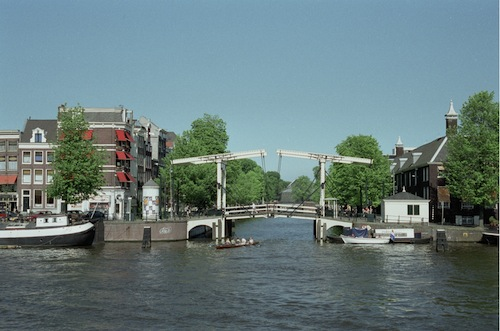
%> input picture Panorama_TP/Amst-3.jpg, 500 x 331 px
$ octave panorama.m   (GNU Octave 9; MATLAB toolbox functions it lacks are replaced by stand-ins)
%> lines starting %> are read from the running program, lines starting %| are printed output that depends on the picture
### Panorama_TP/vgg_warp_H.m
function nim = vgg_warp_H(im, H, interp_mode, bbox_mode, verbose)

% function nim = vgg_warp_H(im, H, interp_mode, bbox_mode);
%
% Image warping under plane homography.
%
% NEWIMAGE = VGG_WARP_H(IMAGE,HOMOGRAPHY) returns an interpolated warp of
% IMAGE under HOMOGRAPHY.  RGB or intensity images are supported, image
% can be uint8 or double. NEWIMAGE is the same type as IMAGE.
%
% NI = VGG_WARP_H(I,H, INTERP) changes the interpolation type ('nearest',
% 'linear' or 'cubic' as in INTERP2).
%
% NI = VGG_WARP_H(I,H, INTERP, BBOX) passes a new bounding box for the
% output image.  It can be one of:
% 'fit'             Bounding box of transformed image corners [default]
% 'img'             Same size as input image
% [X1, X2, Y1, Y2]  User-specified.
%
% NI = VGG_WARP_H(I,H, INTERP, BBOX, verbose) prints out things if verbose==1.
%
% See also INTERP2

% Author: David Liebovitz, Oxford RRG, dl@robots.ox.ac.uk
% Date:  Nov 1, 1999
% simplified by T.Werner 2002

[m,n,l] = size(im);

% Make output image be the same class as input image
switch class(im)
 case 'double',  nim = double([]);
 case 'uint8',  nim = uint8([]);
end

if nargin<5
  verbose = 0;
end

% Assign default args
if nargin < 3
  interp_mode = 'linear';
end

if nargin < 4
  bbox_mode = 'img';
end

% Construct bb from bbox_mode
if ischar(bbox_mode)
  switch bbox_mode
  case 'fit'
    % Make bbox big enough to contain H * image_bbox
    y = H*[[1;1;1], [1;m;1], [n;m;1] [n;1;1]];
    y(1,:) = y(1,:)./y(3,:);
    y(2,:) = y(2,:)./y(3,:);
    bb = [
      ceil(min(y(1,:)));
      ceil(max(y(1,:)));
      ceil(min(y(2,:)));
      ceil(max(y(2,:)));
      ];
  case 'img'
    % Make bbox same size as image
    bb = [1 n 1 m];
  otherwise
    error('bbox_mode should be fit/img ');
  end
else % It's a matrix: bbox_mode IS the bbox
  if size(bbox_mode) ~= [1 4]
    error('bbox should be fit/img/[xmin xmax ymin ymax]')
  end
  bb = bbox_mode;
  if (bb(2) <= bb(1)) | (bb(4) <= bb(3))
    error('bbox should be [xmin xmax ymin ymax]')
  end
end

bb_xmin = bb(1);
bb_xmax = bb(2);
bb_ymin = bb(3);
bb_ymax = bb(4);

[U,V] = meshgrid(bb_xmin:bb_xmax,bb_ymin:bb_ymax);
[nrows, ncols] = size(U);

Hi = inv(H);

if 1
  % A Bit faster
  u = U(:);
  v = V(:);
  x1 = Hi(1,1) * u + Hi(1,2) * v + Hi(1,3);
  y1 = Hi(2,1) * u + Hi(2,2) * v + Hi(2,3);
  w1 = 1./(Hi(3,1) * u + Hi(3,2) * v + Hi(3,3));
  U(:) = x1 .* w1;
  V(:) = y1 .* w1;
end

% do linear interpolation
if 1
    if l == 3
        nim(nrows, ncols, 3) = 1;
        locprintf(verbose, 2, '[R ');
        nim(:,:,1) = interp2(im(:,:,1),U,V,interp_mode);
        locprintf(verbose, 2, 'G ');
        nim(:,:,2) = interp2(im(:,:,2),U,V,interp_mode);
        locprintf(verbose, 2, 'B] ');
        nim(:,:,3) = interp2(im(:,:,3),U,V,interp_mode);
    else
        nim(nrows, ncols) = 1;
        nim(:,:) = interp2(im(:,:),U,V,interp_mode,10);
    end
end

return

%%%%%%%%%

function locprintf(verbose,min_verb,varargin)
if verbose >= min_verb
  fprintf(varargin{:});
end
return

### Panorama_TP/homography2d.m
% HOMOGRAPHY2D - computes 2D homography
%
% Usage:   H = homography2d(x1, x2)
%          H = homography2d(x)
%
% Arguments:
%          x1  - 3xN set of homogeneous points
%          x2  - 3xN set of homogeneous points such that x1<->x2
%
%           x  - If a single argument is supplied it is assumed that it
%                is in the form x = [x1; x2]
% Returns:
%          H - the 3x3 homography such that x2 = H*x1
%
% This code follows the normalised direct linear transformation
% algorithm given by Hartley and Zisserman "Multiple View Geometry in
% Computer Vision" p92.
%

% Peter Kovesi
% School of Computer Science & Software Engineering
% The University of Western Australia
% pk at csse uwa edu au
% http://www.csse.uwa.edu.au/~pk
%
% May 2003  - Original version.
% Feb 2004  - Single argument allowed for to enable use with RANSAC.
% Feb 2005  - SVD changed to 'Economy' decomposition (thanks to Paul O'Leary)

function H = homography2d(varargin)

    [x1, x2] = checkargs(varargin(:));

    % Attempt to normalise each set of points so that the origin
    % is at centroid and mean distance from origin is sqrt(2).
    [x1, T1] = normalise2dpts(x1);
    [x2, T2] = normalise2dpts(x2);

    % Note that it may have not been possible to normalise
    % the points if one was at infinity so the following does not
    % assume that scale parameter w = 1.


    % TODO : Create matrix A
    A = [];
    N = size(x1, 2);
    for i = 1:N;
       A_i = [];
       A11 = transpose(zeros(3, 1));
       A12 = (-1)*(x2(3, i))*transpose(x1(:, i));
       A13 = x2(2, i)*transpose(x1(:, i));

       A21 = (-1)*A12;
       A22 = A11;
       A23 = (-1)*x2(1, i)*transpose(x1(:, i));

       A_i = [A11 A12 A13; A21 A22 A23];

       A   = [A; A_i];
    end
    % TODO : perform SVD
    [U, Segma, V] = svd(A);

    % TODO : Extract homography from SVD result
    H = V(:, end);
    H = reshape(H, [3,3]);

    % Denormalise
    H = T2\H*T1;
end

%--------------------------------------------------------------------------
% Function to check argument values and set defaults

function [x1, x2] = checkargs(arg);

    if length(arg) == 2
	    x1 = arg{1};
	    x2 = arg{2};
	if ~all(size(x1)==size(x2))
	    error('x1 and x2 must have the same size');
	elseif size(x1,1) ~= 3
	    error('x1 and x2 must be 3xN');
	end

    elseif length(arg) == 1
	if size(arg{1}, 1) ~= 6
	    error('Single argument x must be 6xN');
	else
	    x1 = arg{1}(1:3, :);
	    x2 = arg{1}(4:6, :);
	end
    else
	error('Wrong number of arguments supplied');
  end
end


### Panorama_TP/normalise2dpts.m
% NORMALISE2DPTS - normalises 2D homogeneous points
%
% Function translates and normalises a set of 2D homogeneous points
% so that their centroid is at the origin and their mean distance from
% the origin is sqrt(2).  This process typically improves the
% conditioning of any equations used to solve homographies, fundamental
% matrices etc.
%
% Usage:   [newpts, T] = normalise2dpts(pts)
%
% Argument:
%   pts -  3xN array of 2D homogeneous coordinates
%
% Returns:
%   newpts -  3xN array of transformed 2D homogeneous coordinates.  The
%             scaling parameter is normalised to 1 unless the point is at
%             infinity.
%   T      -  The 3x3 transformation matrix, newpts = T*pts
%
% If there are some points at infinity the normalisation transform
% is calculated using just the finite points.  Being a scaling and
% translating transform this will not affect the points at infinity.

% Peter Kovesi
% School of Computer Science & Software Engineering
% The University of Western Australia
% pk at csse uwa edu au
% http://www.csse.uwa.edu.au/~pk
%
% May 2003      - Original version
% February 2004 - Modified to deal with points at infinity.


function [newpts, T] = normalise2dpts(pts)

    if size(pts, 1) ~= 3
        error('pts must be 3xN');
    end

    % Find the indices of the points that are not at infinity
    finiteind = find(abs(pts(3, :)) > eps);

    if length(finiteind) ~= size(pts, 2)
        warning('Some points are at infinity');
    end

    % For the finite points ensure homogeneous coords have scale of 1
    pts(1, finiteind) = pts(1, finiteind)./pts(3, finiteind);
    pts(2, finiteind) = pts(2, finiteind)./pts(3, finiteind);
    pts(3, finiteind) = 1;

    c = mean(pts(1:2, finiteind)')';            % Centroid of finite points
    newp(1, finiteind) = pts(1, finiteind) - c(1); % Shift origin to centroid.
    newp(2, finiteind) = pts(2, finiteind) - c(2);

    meandist = mean(sqrt(newp(1, finiteind).^2 + newp(2, finiteind).^2));

    scale = sqrt(2)/meandist;

    T = [scale   0   -scale*c(1)
         0     scale -scale*c(2)
         0       0      1      ];

    newpts = T*pts;


### Panorama_TP/panorama.m

% read the two original images
img1 = double(imread('Amst-3.jpg'))/255;
img2 = double(imread('Amst-2.jpg'))/255;
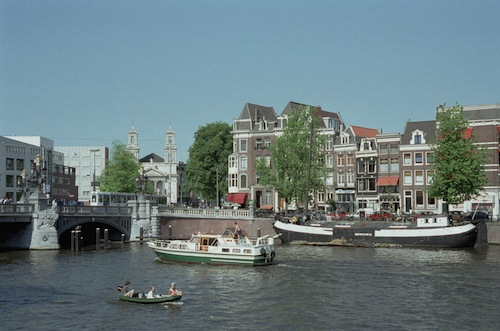
%> input picture Panorama_TP/Amst-2.jpg, 500 x 331 px

% put the first image in bbox1 using identity homography
bbox1 = [-900 500 -50 450  ];
H1 = eye(3);
img_warped1 = vgg_warp_H(img1, H1, 'linear', bbox1);
%> in vgg_warp_H, `nim(:,:,1) = interp2(im(:,:,1),U,V,interp_mode);`: nim: size 501x1401x3 double; 25.47% of the values are NaN or infinite; the others: min 0, max 1, mean 0.0424
%> in vgg_warp_H, `nim(:,:,2) = interp2(im(:,:,2),U,V,interp_mode);`: nim: size 501x1401x3 double; 50.95% of the values are NaN or infinite; the others: min 0, max 1, mean 0.141
%> in vgg_warp_H, `nim(:,:,3) = interp2(im(:,:,3),U,V,interp_mode);`: nim: size 501x1401x3 double; 76.42% of the values are NaN or infinite; the others: min 0, max 0.933, mean 0.455


% put the seconde image in bbox2
% original points
X1 = [404 153 1];
X2 = [427 152 1];
X3 = [404 185 1];
X4 = [427 185  1];

% target points
X1_prime = [23 151 1];
X2_prime = [47 151 1];
X3_prime = [23 184 1];
X4_prime = [47 184 1];

PtO = [X1' X2' X3' X4'];
PtD = [X1_prime' X2_prime' X3_prime' X4_prime'];
H2 = homography2d(PtO, PtD);
bbox2 = [-900 500 -50 450  ];
img_warped2 = vgg_warp_H(img2, H2, 'linear', bbox2);
%> in vgg_warp_H (call 2), `nim(:,:,1) = interp2(im(:,:,1),U,V,interp_mode);`: nim: size 501x1401x3 double; 18.19% of the values are NaN or infinite; the others: min 0, max 1, mean 0.0751
%> in vgg_warp_H (call 2), `nim(:,:,2) = interp2(im(:,:,2),U,V,interp_mode);`: nim: size 501x1401x3 double; 36.37% of the values are NaN or infinite; the others: min 0, max 1, mean 0.21
%> in vgg_warp_H (call 2), `nim(:,:,3) = interp2(im(:,:,3),U,V,interp_mode);`: nim: size 501x1401x3 double; 54.56% of the values are NaN or infinite; the others: min 0, max 0.923, mean 0.459

% merge the two boxes
im_fused = max(img_warped1,img_warped2);
%> im_fused: size 501x1401x3 double; 36.38% of the values are NaN or infinite; the others: min 0, max 0.933, mean 0.46
f1 = figure;
figure(f1);
imagesc(im_fused)
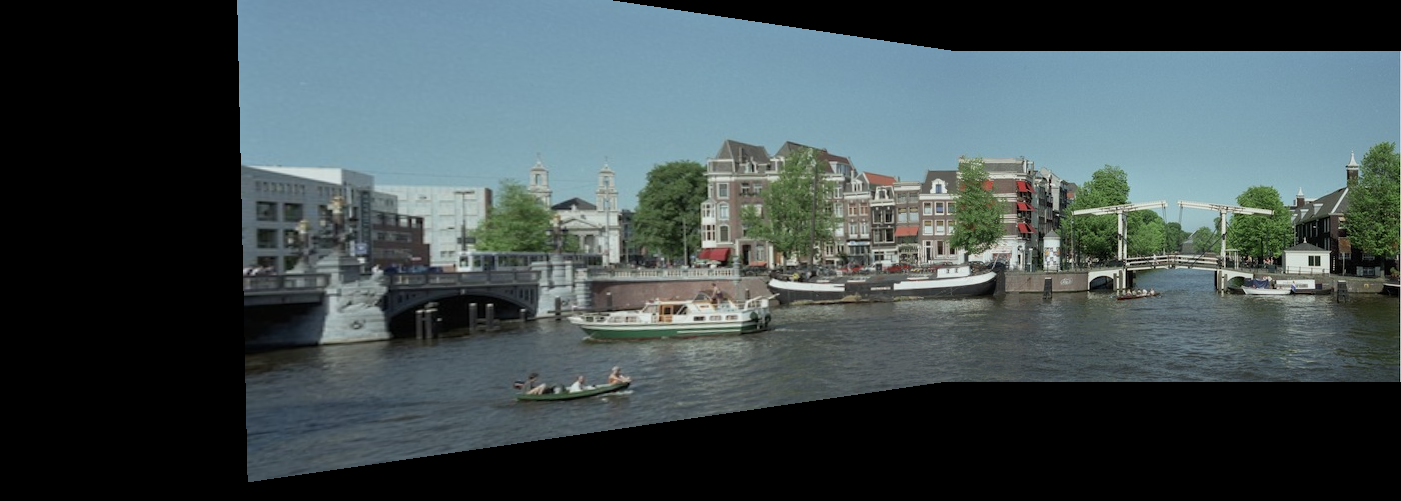
%> displayed picture: size 501x1401x3, on the screen's scale of 0 to 255; mean R, G, B 65.9, 78, 80.1
